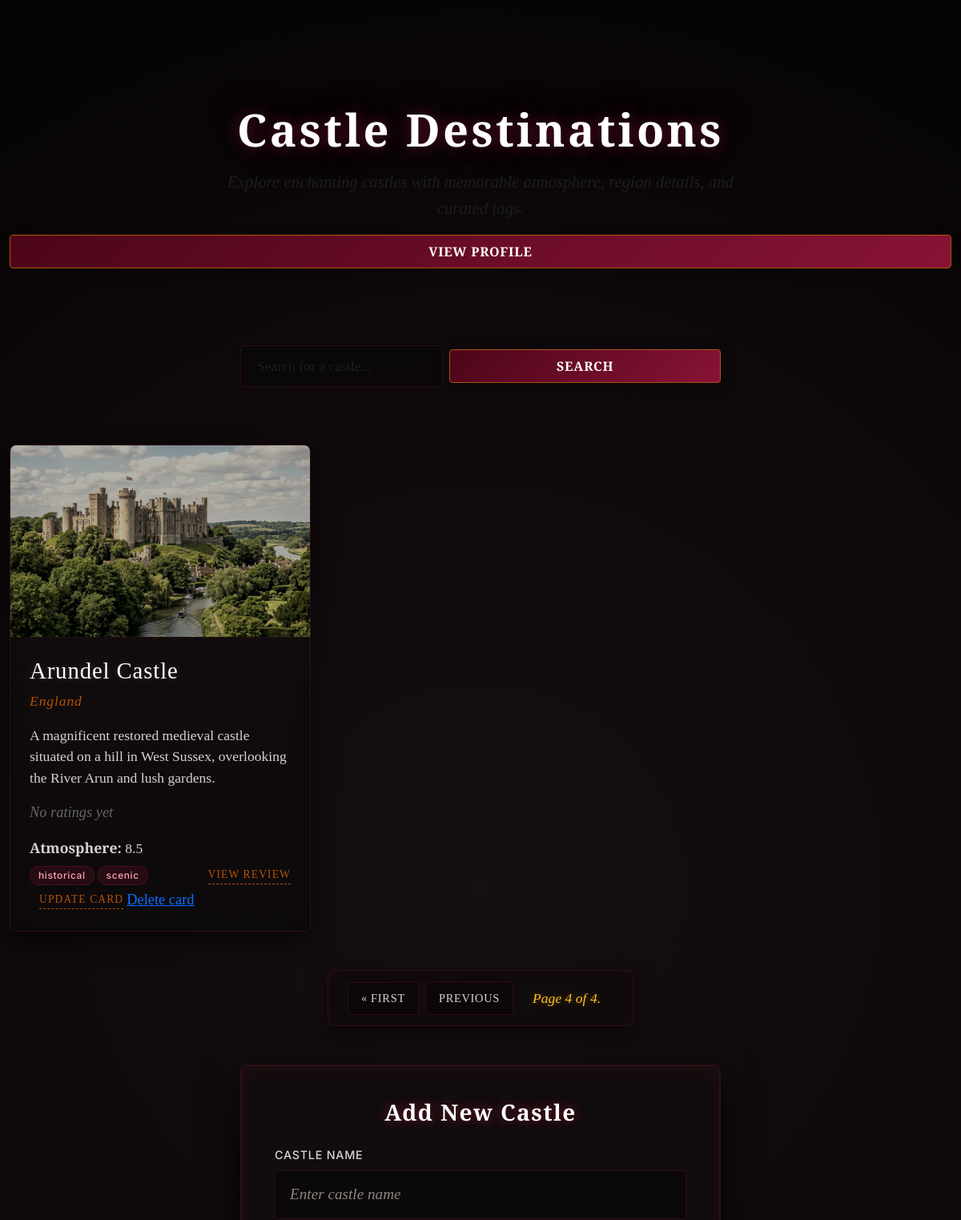
Page /home/?page=4 (signed in, upper part) on the earlier database version.
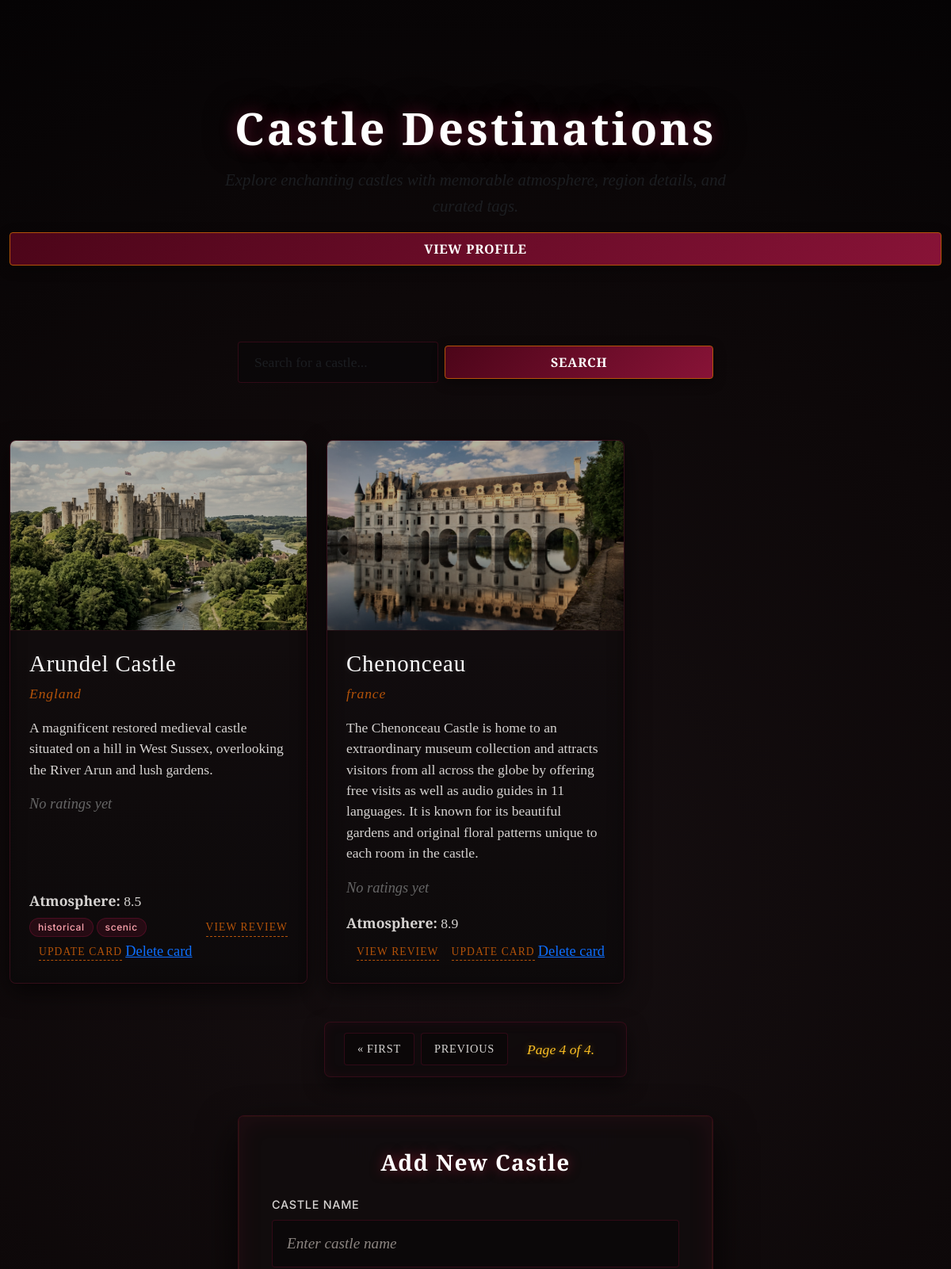
Same page on the later database version.
### core/models.py (models this page shows, shortened)
class Destination(models.Model):
    posted_by = models.ForeignKey(User, on_delete=models.SET_NULL, null=True, blank=True, related_name='destinations' )
    castle = models.CharField(max_length=100, unique=True)
    country = models.CharField(max_length=100)
    description = models.TextField()
    image = models.ImageField(upload_to="images/", blank=True, null=True)
    atmosphere = models.FloatField()
    tags = models.ManyToManyField('Tag',related_name="destinations", blank=True)

class Tag(models.Model):
    name = models.CharField(max_length=50)

### core/views.py (the view, shortened to what this page needs)
# urls.py: 2. Add a URL to urlpatterns:  path('', views.home, name='home')
@login_required
def home(request):
    search = request.GET.get("castle")
    if search:
        dest = Destination.objects.filter(castle__icontains=search)
    else:
        dest = Destination.objects.annotate(Avg_rate=Avg('review__rating'))
    paginator = Paginator(dest,6)
    page_number = request.GET.get("page")
    page_obj = paginator.get_page(page_number)
    return render(request, "core/home.html",{"page_obj" : page_obj, "search":search})

### templates/core/home.html (shortened to what this page needs)
<!DOCTYPE html>
<html lang="en">
<head>
    {% load static %}
    <link rel="stylesheet" href="https://cdn.jsdelivr.net/npm/bootstrap@5.3.8/dist/css/bootstrap.min.css">
    <link rel="stylesheet" href="{% static 'core/styles.css' %}">
</head>
<body>
    <div class="container py-5">
        <div class="text-center mb-5 home-hero">
            <h1 class="hero-title display-5 fw-bold">Castle Destinations</h1>
            <p class="text-muted">Explore enchanting castles with memorable atmosphere, region details, and curated tags.</p>
            <div class="profile-actions mt-3">
                <a href="{% url 'profile' %}" class="btn btn-primary px-4 py-2">View Profile</a>
            </div>
        </div>
        <div class="search-container mb-5">
            <form method="get" class="d-flex gap-2 justify-content-center align-items-center">
                <input type="search" name="castle" class="form-control form-control-lg w-75" placeholder="Search for a castle...">
                <button type="submit" class="btn btn-primary px-4 py-2">Search</button>
            </form>
        </div>
        <div class="row row-cols-1 row-cols-md-2 row-cols-lg-3 g-4 destination-list">
            {% for d in page_obj %}
            <div class="col">
                <article class="destination-card card h-100">
                    {% if d.image %}
                    <img src="{{ d.image.url }}" alt="{{ d.castle }}" class="card-img-top">
                    {% endif %}
                    <div class="card-body destination-card-body d-flex flex-column">
                        <div>
                            <h2 class="destination-card-title h4">{{ d.castle }}</h2>
                            <p class="destination-card-subtitle mb-3">{{ d.country }}</p>
                            <p class="destination-card-text mb-3">{{ d.description }}</p>
{% if d.Avg_rate %}
    <p style="color: #ffc107; font-weight: bold;">Average Rating: {{ d.Avg_rate|floatformat:1 }} ⭐</p>
{% else %}
    <p style="color: #666; font-style: italic;">No ratings yet</p>
{% endif %}
                        </div>
                        <div class="mt-auto">
                            <p class="destination-card-text mb-2"><strong>Atmosphere:</strong> {{ d.atmosphere }}</p>
                            <div class="destination-card-meta d-flex flex-wrap align-items-center gap-1">
                                {% for tag in d.tags.all %}
                                    <span class="badge rounded-pill bg-secondary">{{ tag.name }}</span>
                                {% endfor %}
                                <a href="{% url 'review_view' d.id %}" class="view-review-link">View Review</a>
                                <a href="{% url 'update_card' d.id %}"class="update-card-link">Update Card</a>
                                <a href="{% url 'delete_castle' d.id %}">Delete card</a>
                            </div>
                        </div>
                    </div>
                </article>
            </div>
            {% endfor %}
        </div>
        <div class="pagination">
    <span class="step-links">
        {% if page_obj.has_previous %}
            <a href="?page=1">&laquo; first</a>
            <a href="?page={{ page_obj.previous_page_number }}">previous</a>
        {% endif %}
        <span class="current">
            Page {{ page_obj.number }} of {{ page_obj.paginator.num_pages }}.
        </span>
    </span>
</div>
        <div class="auth-card mt-5" style="max-width: 600px; margin: 0 auto;">
            <h3 class="mb-4">Add New Castle</h3>
            <form method="POST" enctype="multipart/form-data" class="auth-form">
                <label>
                    Castle Name
                    <input type="text" name="castle" placeholder="Enter castle name" required>
                </label>
            </form>
        </div>
    </div>
</body>
</html>

Differences in the rows shown:
added Destination: image (picture), castle "Chenonceau", country "france", description "The Chenonceau Castle is home to an extraordinary museum collection and attracts visitors from all across the globe by offering free visits as well as audio guides in 11 languages. It is known for its beautiful gardens and original floral patterns unique to each room in the castle.", shows "No ratings yet", atmosphere "8.9"
